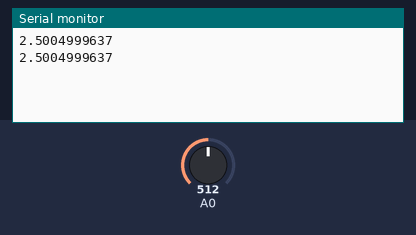
Recording of a sketch running on a simulated Arduino Uno, built with avr-gcc and run on an emulated ATmega328P. On the bench: the last lines printed to the serial monitor. The test bench sets the inputs (shaded band); at power-on: A0 = 512.

Above: at 1.8 s.
1.9 s: A0 set to 716
At 2.7 s:
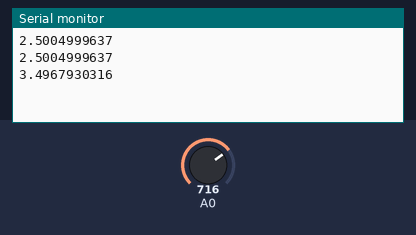
3.4 s: A0 set to 900
At 4.5 s:
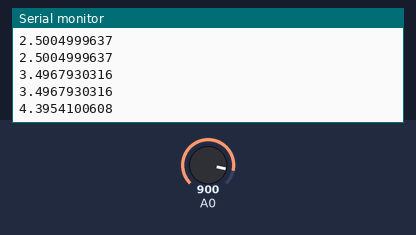
Timing chart, 0 to 6.4 s (numbered marks = the images above; inputs shaded):
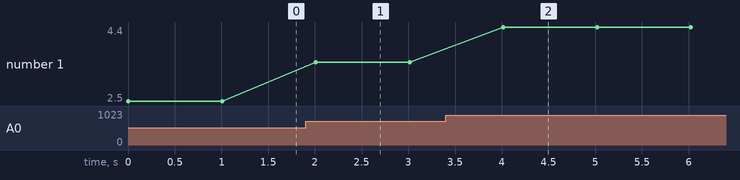

The sketch:

currentInternal.ino
```cpp
long readVcc() {
  long result;
  // Read 1.1V reference against AVcc
  ADMUX = _BV(REFS0) | _BV(MUX3) | _BV(MUX2) | _BV(MUX1);
  delay(2); // Wait for Vref to settle
  ADCSRA |= _BV(ADSC); // Convert
  while (bit_is_set(ADCSRA,ADSC));
  result = ADCL;
  result |= ADCH<<8;
  result = 1125300L / result; // Back-calculate AVcc in mV
  return result;
}


void setup() {
  Serial.begin(9600);
}

void loop() {
  unsigned int ADCValue;
  double Voltage;
  double Vcc;

  Vcc = readVcc()/1000.0;
  ADCValue = analogRead(0);
  Voltage = (ADCValue / 1024.0) * Vcc;
  Serial.println( Voltage, DEC );
  delay(1000);
}
```

Measured:
- after the input at 1.9 s, the serial monitor: prints a new line after 0.11 s (image 1)
- after the input at 3.4 s, the serial monitor: prints a new line after 0.62 s (image 2)
- plotted number 1: 2.5 → 3.5 after the input at 1.9 s, 3.5 → 4.4 after the input at 3.4 s
